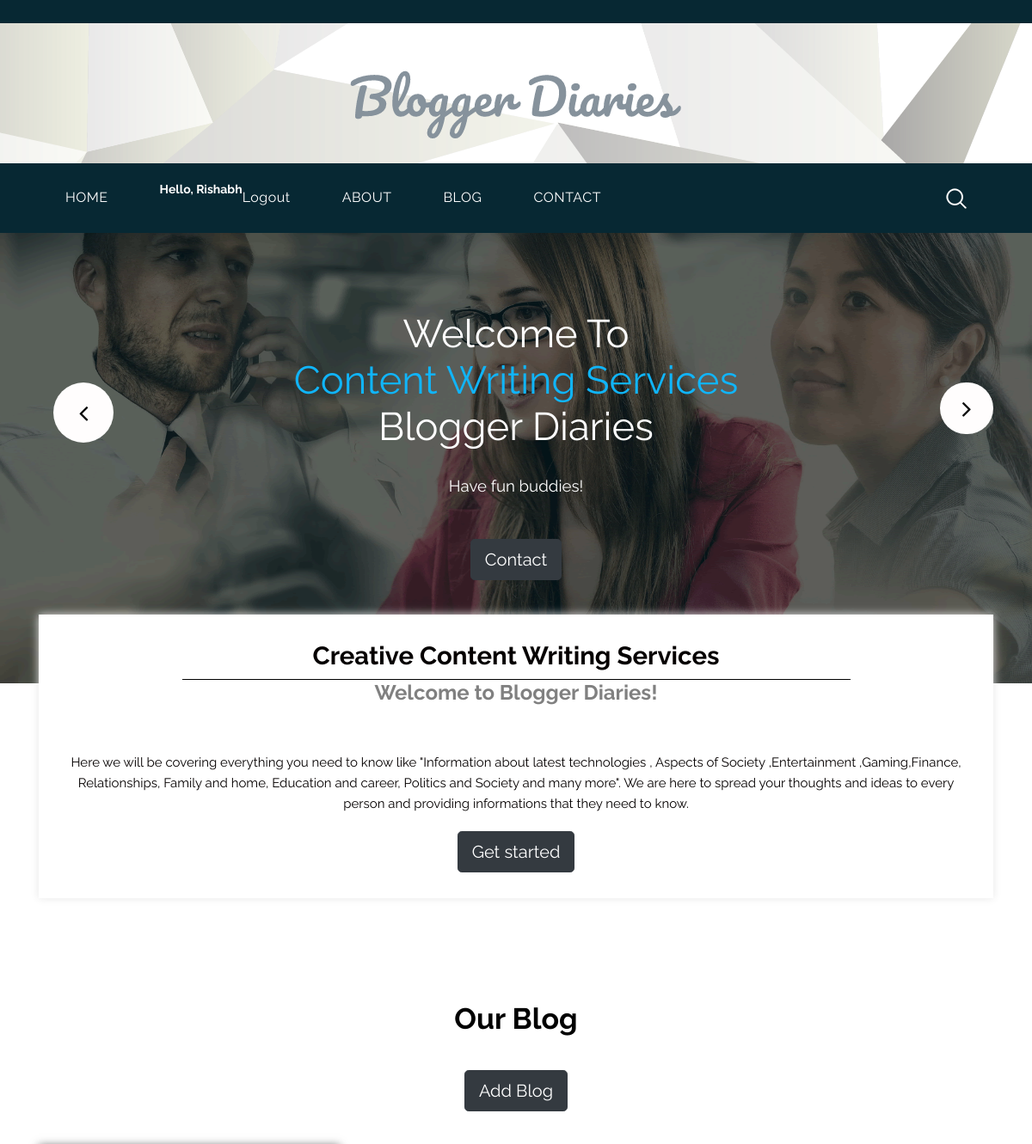
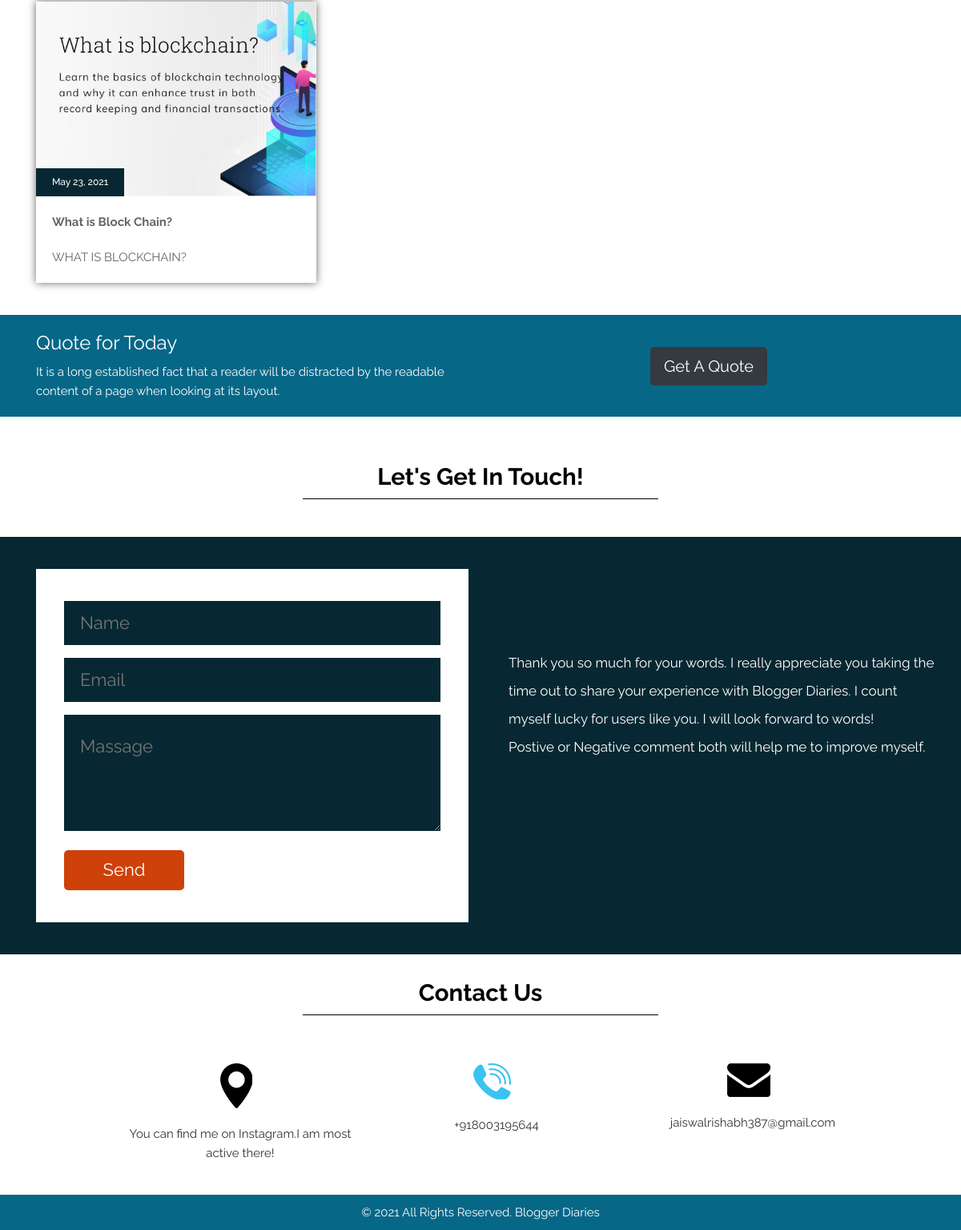
The app's page / (signed in) with its own data (2 pictures, top to bottom).
### blog/models.py (models this page shows)
class content(models.Model):
    title= models.CharField(max_length=500)
    topic= models.CharField(max_length=1000)
    des= models.CharField(max_length=5000)

### abouts/models.py (models this page shows)
class blog_content(models.Model):
    date=models.DateField(default=timezone.now)
    img1=models.ImageField(upload_to='pics',blank=True)
    heading=models.CharField(max_length=100)
    subheading1=models.CharField(max_length=200,blank=True)
    keypoints1=models.CharField(max_length=300,blank=True)
    desc1=models.TextField(max_length=10000,blank=True)
    img2=models.ImageField(upload_to='pics',blank=True)
    subheading2=models.CharField(max_length=200,blank=True)
    keypoints2=models.CharField(max_length=300,blank=True)
    desc2=models.TextField(max_length=10000,blank=True)
    img3=models.ImageField(upload_to='pics',blank=True)
    subheading3=models.CharField(max_length=200,blank=True)
    keypoints3=models.CharField(max_length=300,blank=True)
    desc3=models.TextField(max_length=10000,blank=True)
    img4=models.ImageField(upload_to='pics',blank=True)
    subheading4=models.CharField(max_length=200,blank=True)
    keypoints4=models.CharField(max_length=300,blank=True)
    desc4=models.TextField(max_length=10000,blank=True)
    img5=models.ImageField(upload_to='pics',blank=True)
    subheading5=models.CharField(max_length=200,blank=True)
    keypoints5=models.CharField(max_length=300,blank=True)
    desc5=models.TextField(max_length=10000,blank=True)
    img6=models.ImageField(upload_to='pics',blank=True)
    subheading6=models.CharField(max_length=200,blank=True)
    keypoints6=models.CharField(max_length=300,blank=True)
    desc6=models.TextField(max_length=10000,blank=True)
    img7=models.ImageField(upload_to='pics',blank=True)
    subheading7=models.CharField(max_length=200,blank=True)
    keypoints7=models.CharField(max_length=300,blank=True)
    desc7=models.TextField(max_length=10000,blank=True)
    img8=models.ImageField(upload_to='pics',blank=True)
    subheading8=models.CharField(max_length=200,blank=True)
    keypoints8=models.CharField(max_length=300,blank=True)
    desc8=models.TextField(max_length=10000,blank=True)
    img9=models.ImageField(upload_to='pics',blank=True)
    subheading9=models.CharField(max_length=200,blank=True)
    keypoints9=models.CharField(max_length=300,blank=True)
    desc9=models.TextField(max_length=10000,blank=True)
    img10=models.ImageField(upload_to='pics',blank=True)
    subheading10=models.CharField(max_length=200,blank=True)
    keypoints10=models.CharField(max_length=300,blank=True)
    desc10=models.TextField(max_length=10000,blank=True)
    img11=models.ImageField(upload_to='pics',blank=True)
    subheading11=models.CharField(max_length=200,blank=True)
    keypoints11=models.CharField(max_length=300,blank=True)
    desc11=models.TextField(max_length=10000,blank=True)
    img12=models.ImageField(upload_to='pics',blank=True)
    subheading12=models.CharField(max_length=200,blank=True)
    keypoints12=models.CharField(max_length=300,blank=True)
    desc12=models.TextField(max_length=10000,blank=True)
    img13=models.ImageField(upload_to='pics',blank=True)
    subheading13=models.CharField(max_length=200,blank=True)
    keypoints13=models.CharField(max_length=300,blank=True)
    desc13=models.TextField(max_length=10000,blank=True)
    img14=models.ImageField(upload_to='pics',blank=True)
    subheading14=models.CharField(max_length=200,blank=True)
    keypoints14=models.CharField(max_length=300,blank=True)
    desc14=models.TextField(max_length=10000,blank=True)
    img15=models.ImageField(upload_to='pics',blank=True)
    subheading15=models.CharField(max_length=200,blank=True)
    keypoints15=models.CharField(max_length=300,blank=True)
    desc15=models.TextField(max_length=10000,blank=True)

### blog/views.py (the view)
# urls.py: path('',views.index, name='index')
def index(request):
    cont1 = content()
    cont1.title = "Welcome To"
    cont1.topic = "Content Writing Services"
    cont1.des = "It is a long established fact that a reader will be distracted by the readable content of a page when looking at its layout. "
    conts = content.objects.all()
    blogs= blog_content.objects.all()
    return render(request, 'index.html',{'cont1':cont1,'conts': conts ,'blogs':blogs})

### templates/index.html (shortened to what this page needs)
{% load static %}
<!DOCTYPE html>
<html lang="en">
<head>
<link rel="stylesheet" type="text/css" href="{% static 'css/bootstrap.min.css' %}">
<link rel="stylesheet" type="text/css" href="{% static 'css/style.css' %}">
<link rel="stylesheet" href="{% static 'css/responsive.css' %}">
<link rel="stylesheet" href="{% static 'css/jquery.mCustomScrollbar.min.css' %}">
<link rel="stylesheet" href="https://netdna.bootstrapcdn.com/font-awesome/4.0.3/css/font-awesome.css">
<link rel="stylesheet" href="{% static 'css/owl.carousel.min.css' %}">
<link rel="stylesheet" href="css/owl.theme.default.min.css">
<link rel="stylesheet" href="https://cdnjs.cloudflare.com/ajax/libs/fancybox/2.1.5/jquery.fancybox.min.css" media="screen">
</head>
<body>
	<div class="header_main">
		<div class="container">
			<div class="logo"><a href="index.html"><img src="{%static 'images/logo.png.png' %}"></a></div>
		</div>
	</div>
	<div class="header">
		<div class="container">
            <div class="col-sm-12">
                 <div class="menu-area">
                    <nav class="navbar navbar-expand-lg ">
                        <div class="collapse navbar-collapse" id="navbarSupportedContent">
                            <ul class="navbar-nav mr-auto">
                               <li class="nav-item active">
                                <a class="nav-link" href="/">HOME<span class="sr-only">(current)</span></a> </li>
                               {% if user.is_authenticated %}
                               <li style="color:white"><b>Hello, {{user.first_name}}</b></li>
                               <li class="nav-item">
                                <a class="nav-link" href="accounts/logout">Logout</a></li>
                               {% else %}
                               <li class="nav-item">
                                <a class="nav-link" href="accounts/register">Register</a></li>
                                <li class="nav-item">
                                <a class="nav-link" href="accounts/login">Login</a></li>
                                {% endif %}
                               <li class="nav-item">
                                <a class="nav-link" href="abouts/about">ABOUT</a></li>
                               <li class="#" href="#">
      	                        <a class="nav-link" href="abouts/blog">BLOG</a></li>
                               <li class="nav-item" href="#">
      	                        <a class="nav-link" href="abouts/contact">CONTACT</a></li>
                               <li class="last"><a href="#"><img src="{% static 'images/search-icon.png' %}" alt="icon"></a></li>
                            </ul>
                        </div>
                    </nav>
                </div>
            </div>
        </div>
    </div>
    <div class="banner-main">
    	<div class="container">
           <div id="main_slider" class="carousel slide" data-ride="carousel">
            <div class="carousel-inner">
                <div class="carousel-item active">
    		      <div class="titlepage-h1">
    	          <h1 class="bnner_title">{{cont1.title}}<br>
    	          <span style="color: #10b5fa">{{cont1.topic}}</span><br>Blogger Diaries</h1>
    	          <p class="long_text">Have fun buddies!</p>
    		      </div>
    		      <div class="btn_main">
    			  <button type="button" class="btn btn-dark btn-lg"><a href="{% url 'contact' %}">Contact</a></button>
                  </div>
                </div>
            </div>
         <a class="carousel-control-prev" href="#main_slider" role="button" data-slide="prev">
                <i class="fa fa-angle-left"></i>
            </a>
         <a class="carousel-control-next" href="#main_slider" role="button" data-slide="next">
                <i class="fa fa-angle-right"></i>
            </a>
        </div>
        </div>
    </div>
    <div class="services_main">
    	<div class="container">
    		<div class="creative_taital">
    			<h1 class="creative_text">Creative Content Writing Services</h1>
                <h1 style="color:grey;text-align: center;"><b>Welcome to Blogger Diaries!</b></h1><br>
    			<p style="color: #050000; text-align: center;">Here we will be covering everything you need to know like "Information about latest technologies , Aspects of Society ,Entertainment ,Gaming,Finance, Relationships, Family and home, Education and career, Politics and Society and many more". We are here to spread your thoughts and ideas to every person and providing informations that they need to know.</p>
    			<div class="btn_main">
    			    <button type="button" class="btn btn-dark btn-lg">Get started</button>
    		    </div>
            </div>
    	</div>
	</div>
    <div class="blog_main">
    	<div class="container">
    		<div class="row">
    			<div class="col-sm-12">
    				<h1 class="blog_text">Our Blog</h1>
    			</div>
                <div class="btn_main">
    			    <button type="submit" class="btn btn-dark btn-lg"><a href="abouts/add_blog">Add Blog</a></button>
    		    </div>
    	    </div>
    	    <div class="blog_section_2">
    	    	<div class="row">
                {% for blog in blogs|slice:"0:4" reversed%}
    	    		<div class="col-sm-4">
                    <div class="blog_section_2">
    	    			<div class="section_1">
    	    				<div><a href="{% url 'reading' blog.id %}"><img src="{{blog.img1.url}}" style="max-width: 100%;"></a></div>
    			            <button type="button" class="date-bt">{{blog.date}}</button>
                            <p><b>{{blog.heading}}</b></p>
                            {% if subheading1 is none%}
                            <p>{{blog.keypoints1}}<a href="{% url 'reading' blog.id %}">read more.....</a></p>
                            {% elif keypoints1 is none%}
                            <p>{{blog.desc1}}<a href="{% url 'reading' blog.id %}">read more.....</a></p>
                            {% else %}
    	    				<p>{{blog.subheading1}}<a href="{% url 'reading' blog.id %}">read more.....</a></p>
                            {% endif %}
    	    			</div>
                    </div>
    	    		</div>
                    {% endfor %}
    	    	</div>
    	    </div>
       	</div>
    </div>
    <div class="quote_section">
    	<div class="container">
    		<div class="row">
    			<div class="col-md-6">
    				<h1 class="quote_text">Quote for Today</h1>
    				<p class="loan_text">It is a long established fact that a reader will be distracted by the readable content of a page when looking at its layout.</p>
    			</div>
    		    <div class="col-md-6">
    			    <div class="quote_btn">
    			        <button type="button" class="btn btn-dark btn-lg">Get A Quote</button>
    		        </div>
    		    </div>
    		</div>
    	</div>
    </div>
    <div class="touch_section">
        <div class="container">
            <h1 class="touch_text">Let's Get In Touch!</h1>
        </div>
    </div>
    <div class="lets_touch_main">
        <div class="container">
            <div class="row">
                <div class="col-md-6">
                    <div class="input_main">
                       <div class="container">
                          <form action="/action_page.php">
                            <div class="form-group">
                              <input type="text" class="email-bt" placeholder="Name" name="Name">
                            </div>
                            <div class="form-group">
                              <input type="text" class="email-bt" placeholder="Email" name="Email">
                            </div>
                            <form action="/action_page.php">
                                <div class="form-group">
                                  <textarea class="massage-bt" placeholder="Massage" rows="5" id="comment" name="text"></textarea>
                                </div>
                            </form>
                          </form>
                       </div>
                       <div class="send_btn">
                        <button  type="button" class="main_bt"><a href="#">Send</a></button>
                       </div>
                    </div>
                </div>
                <div class="col-md-6">
                    <div class="row">
                        <div class="col-12">
                            <p class="lorem_text">Thank you so much for your  words. I really appreciate you taking the time out to share your experience with Blogger Diaries. I count myself lucky for users like you. I will look forward to words!<br>Postive or Negative comment both will help me to improve myself.</p>
                        </div>
                    </div>
                </div>
            </div>
        </div>
    </div>
    <div class="contact_main">
        <div class="container">
            <div class="row">
                <div class="col-sm-12">
                    <h1 class="touch_text">Contact Us</h1>
                </div>
            </div>
        </div>
        <div class="contact_section_2">
            <div class="container">
                <div class="row">
                    <div class="col-sm-4">
                        <div class="map_icon">
                            <img src="{% static 'images/map-icon.png' %}" style="max-width: 100%;padding-left: 30px; ">
                            <p class="email-text"><a href="https://www.instagram.com/bloggerdiaries.in/">You can find me on Instagram.I am most active there!</a></p>
                        </div>
                    </div>
                    <div class="col-sm-4">
                        <div class="map_icon">
                            <img src="{% static 'images/call-icon.png' %}" style="max-width: 100%;padding-left: 30px;">
                            <p class="email-text"><a href="#">+918003195644</a></p>
                        </div>
                    </div>
                    <div class="col-sm-4">
                        <div class="map_icon">
                            <img src="{% static 'images/email-icon.png' %}" style="max-width: 100%; padding-left: 30px;">
                            <p class="email-text"><a href="#">jaiswalrishabh387@gmail.com</a></p>
                        </div>
                    </div>
                </div>
            </div>
        </div>
    <div class="copyright">
        <div class="container">
            <div class="row">
                <div class="col-sm-12">
                   <p class="copyright_text">© 2021 All Rights Reserved. <a href="https://html.design">Blogger Diaries</a></p>
                </div>
            </div>
        </div>
    </div>
</body>
</html>

### static/css/responsive.css (style rules this page uses)
.banner-main { padding-bottom: 120px; }
.contact_section_2 { width: 80%; }
.creative_text { width: 70%; }
.touch_text { width: 40%; }
.bnner_title { font-size: 34pt; }

### records on screen
content: topic "Content Writing Services"
blog_content: img1 (picture), date "May 23, 2021", heading "What is Block Chain?", keypoints1 "WHAT IS BLOCKCHAIN?"

### other values on screen
{{ user.first_name }} "Rishabh"
{{ cont1.title }} "Welcome To"
